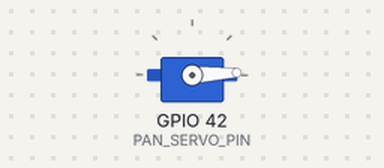
The sketch below on a simulated ESP32. Shown: servo. What the sketch prints to the serial monitor is not drawn.

Above: at 1.05 s.
At 2.4 s:
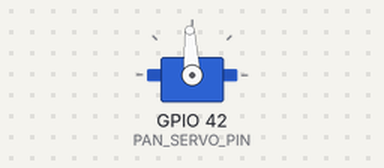
At 3.8 s:
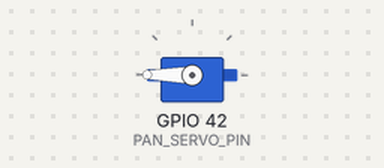
At 6.6 s:
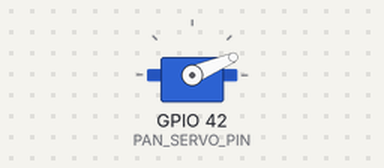
Timing chart, 0 to 9.4 s (numbered marks = the images above):
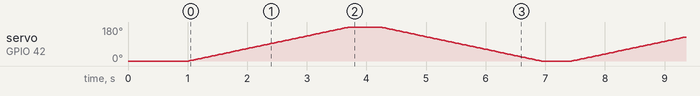

The sketch:

08_Servo_Control.ino
```cpp
#include <ESP32Servo.h>

const int PAN_SERVO_PIN = 42; // Pan-tilt servo signal
const int STEP_DELAY    = 15; // Delay per degree (ms); smaller is faster

Servo panServo;

void setup() {
  Serial.begin(115200);

  // Allocate hardware timers
  ESP32PWM::allocateTimer(0);
  ESP32PWM::allocateTimer(1);
  ESP32PWM::allocateTimer(2);
  ESP32PWM::allocateTimer(3);

  // 50 Hz, pulse width 500~2500 µs
  panServo.setPeriodHertz(50);
  panServo.attach(PAN_SERVO_PIN, 500, 2500);

  // Return to zero
  panServo.write(0);
  Serial.println("Pan-tilt servo started, sweeping back and forth between 0° and 180°...");
  delay(1000);
}

void loop() {
  // 0° → 180°
  for (int pos = 0; pos <= 180; pos += 1) {
    panServo.write(pos);
    delay(STEP_DELAY);
  }
  delay(500); // Pause 0.5 s

  // 180° → 0°
  for (int pos = 180; pos >= 0; pos -= 1) {
    panServo.write(pos);
    delay(STEP_DELAY);
  }
  delay(500); // Pause 0.5 s
}
```
